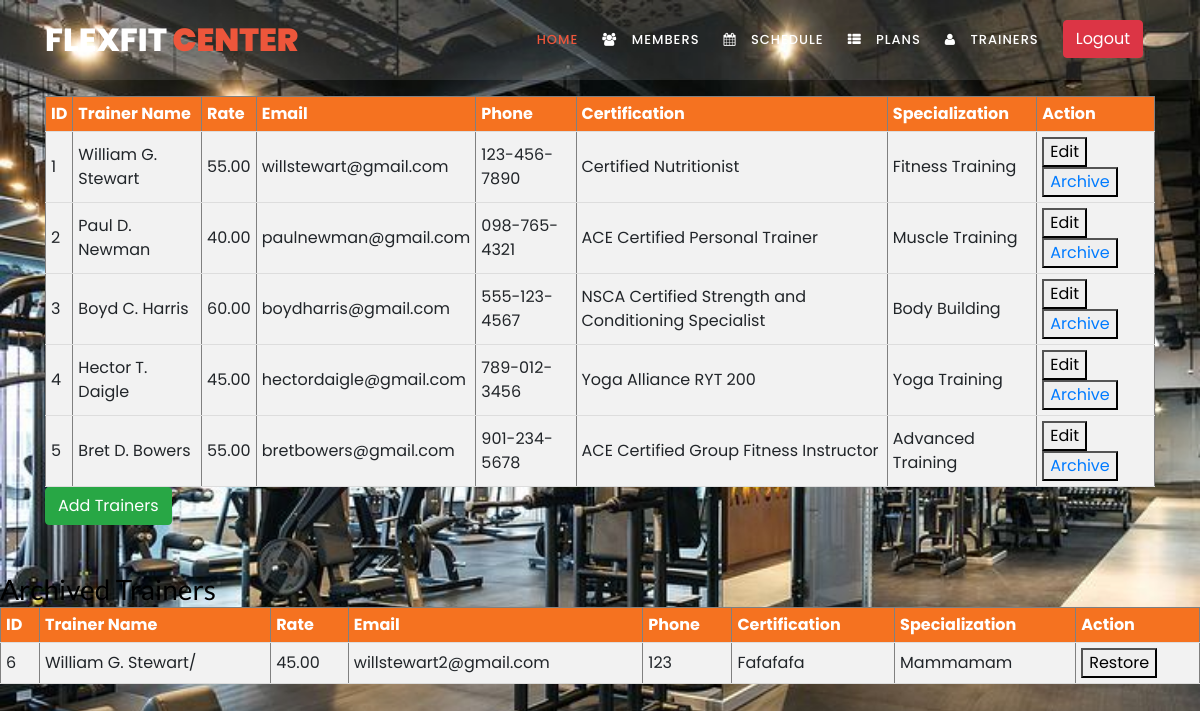
The app's page /trainer.php with its own data.
### tables this page shows
CREATE TABLE `trainers` (
  `id` int(11) NOT NULL,
  `name` varchar(100) NOT NULL,
  `rate` decimal(10,2) NOT NULL,
  `email` varchar(100) NOT NULL,
  `phone` varchar(20) NOT NULL,
  `certification` varchar(100) NOT NULL,
  `specialization` varchar(100) NOT NULL,
  `archived` tinyint(1) DEFAULT 0
);

### trainer.php (the view, shortened to what this page needs)
<?php
include 'conn.php';
?>
<!doctype html>
<html lang="en">
<head>
    <link rel="stylesheet" href="https://stackpath.bootstrapcdn.com/font-awesome/4.7.0/css/font-awesome.min.css">
    <link rel="stylesheet" href="assets/css/style.css">
    <link rel="stylesheet" href="assets/css/side.css">
    <link rel="stylesheet" type="text/css" href="assets/css/bootstrap.min.css">
    <link rel="stylesheet" type="text/css" href="assets/css/font-awesome.css">
    <link rel="stylesheet" href="assets/css/templatemo-training-studio.css">
</head>
<body>
    <header class="header-area header-sticky">
        <div class="container">
            <div class="row">
                <div class="col-12">
                    <nav class="main-nav">
                        <a href="index.html" class="logo">FlexFit<em> Center</em></a>
                        <ul class="nav">
                            <li class="scroll-to-section"><a href="dashboard.php?page=home" class="active">Home</a></li>
                            <li><a href="manage_member.php?page=members" class="nav-item nav-members"><span class='icon-field'><i class="fa fa-users"></i></span> Members</a></li>
                            <li><a href="schedule.php?page=schedule" class="nav-item nav-schedule"><span class='icon-field'><i class="fa fa-calendar"></i></span> Schedule</a></li>
                            <li><a href="plans.php?page=plans" class="nav-item nav-plans"><span class='icon-field'><i class="fa fa-th-list"></i></span> Plans</a></li>
                            <li><a href="trainer.php?page=trainer" class="nav-item nav-trainer"><span class='icon-field'><i class="fa fa-user"></i></span> Trainers</a></li>
                            <li>
                                <form method="post" action="logout.php" id="logout">
                                    <button type="button" class="btn btn-danger" onclick="confirmLogout()">Logout</button>
                                </form>
                            </li>
                        </ul>
                    </nav>
                </div>
            </div>
        </div>
    </header>
    <br><br><br><br>
    <div class="image-overlay header-text">
        <div class="container">
            <table border="1">
                <thead>
                    <tr>
                        <th>ID</th>
                        <th>Trainer Name</th>
                        <th>Rate</th>
                        <th>Email</th>
                        <th>Phone</th>
                        <th>Certification</th>
                        <th>Specialization</th>
                        <th>Action</th>
                    </tr>
                </thead>
                <tbody>
                    <?php
                    $query = $conn->query("SELECT * FROM trainers WHERE archived = 0");
                    while ($row = $query->fetch_assoc()):
                    ?>
                    <tr>
                        <td><?php echo $row['id']; ?></td>
                        <td><?php echo $row['name']; ?></td>
                        <td><?php echo $row['rate']; ?></td>
                        <td><?php echo $row['email']; ?></td>
                        <td><?php echo $row['phone']; ?></td>
                        <td><?php echo $row['certification']; ?></td>
                        <td><?php echo $row['specialization']; ?></td>
                        <td>
                            <button class="edit-btn" data-id="<?php echo $row['id']; ?>" data-toggle="modal" data-target="#edit-modal">Edit</button>
                            <button><a href="archive_train.php?id=<?php echo $row['id']; ?>" onclick="return confirm('Are you sure you want to archive this Trainer?')">Archive</a></button>
                        </td>
                    </tr>
                    <?php endwhile; ?>
                </tbody>
            </table>
            <button class="btn btn-success" data-toggle="modal" data-target="#add-modal">Add Trainers</button>
        </div>
    </div>
    <br><br>
    <h3>Archived Trainers</h3>
    <table border="1">
    <tr>
        <th>ID</th>
        <th>Trainer Name</th>
        <th>Rate</th>
        <th>Email</th>
        <th>Phone</th>
        <th>Certification</th>
        <th>Specialization</th>
        <th>Action</th>
    </tr>
    <?php
    $query = $conn->query("SELECT * FROM trainers WHERE archived = 1");
    while($row = $query->fetch_assoc()):
    ?>
    <tr>
        <td><?php echo $row['id']; ?></td>
        <td><?php echo $row['name']; ?></td>
        <td><?php echo $row['rate']; ?></td>
        <td><?php echo $row['email']; ?></td>
        <td><?php echo $row['phone']; ?></td>
        <td><?php echo $row['certification']; ?></td>
        <td><?php echo $row['specialization']; ?></td>
        <td>
            <button class="restore-btn" data-id="<?php echo $row['id']; ?>">Restore</button>
        </td>
    </tr>
    <?php endwhile; ?>
</table>
</body>
</html>

### assets/css/side.css (style rules this page uses)
.nav-item { margin-bottom: 10px; text-decoration: none; color: #fffdfd; font-size: 2em; display: flex; align-items: flex-start; }
.icon-field { margin-right: 10px; }

### assets/css/templatemo-training-studio.css (style rules this page uses)
html, body, div, span, applet, object, iframe, h1, h2, h3, h4, h5, h6, p, blockquote, div pre, a, abbr, acronym, address, big, cite, code, del, dfn, em, font, img, ins, kbd, q, s, samp, small, strike, strong, sub, sup, tt, var, b, u, i, center, dl, dt, dd, ol, ul, li, figure, header, nav, section, article, aside, footer, figcaption { margin: 0; padding: 0; border: 0; outline: 0; }
ul, li { padding: 0; margin: 0; list-style: none; }
header, nav, section, article, aside, footer, hgroup { display: block; }
* { box-sizing: border-box; }
html, body { font-family: 'Poppins', sans-serif; font-weight: 400; background-color: #fff; font-size: 16px; -ms-text-size-adjust: 100%; -webkit-font-smoothing: antialiased; -moz-osx-font-smoothing: grayscale; }
a { text-decoration: none !important; }
h1, h2, h3, h4, h5, h6 { margin-top: 0px; margin-bottom: 0px; }
ul { margin-bottom: 0px; }
html, body { background: #fff; font-family: 'Poppins', sans-serif; }
.header-area { position: absolute; top: 0px; left: 0px; right: 0px; z-index: 100; height: 80px; background: rgba(250,250,250,0.1); -webkit-transition: all .5s ease 0s; -moz-transition: all .5s ease 0s; -o-transition: all .5s ease 0s; transition: all .5s ease 0s; }
.header-area .main-nav { min-height: 80px; background: transparent; }
.header-area .main-nav .logo { line-height: 80px; color: #fff; font-size: 32px; font-weight: 800; text-transform: uppercase; float: left; -webkit-transition: all 0.3s ease 0s; -moz-transition: all 0.3s ease 0s; -o-transition: all 0.3s ease 0s; transition: all 0.3s ease 0s; }
.header-area .main-nav .logo em { font-style: normal; color: #ed563b; font-weight: 900; }
.header-area .main-nav .nav { float: right; margin-top: 27px; margin-right: 0px; background-color: transparent; -webkit-transition: all 0.3s ease 0s; -moz-transition: all 0.3s ease 0s; -o-transition: all 0.3s ease 0s; transition: all 0.3s ease 0s; position: relative; z-index: 999; }
.header-area .main-nav .nav li { padding-left: 20px; padding-right: 20px; }
.header-area .main-nav .nav li a { display: block; font-weight: 500; font-size: 13px; color: #7a7a7a; text-transform: uppercase; -webkit-transition: all 0.3s ease 0s; -moz-transition: all 0.3s ease 0s; -o-transition: all 0.3s ease 0s; transition: all 0.3s ease 0s; height: 40px; line-height: 40px; border: transparent; letter-spacing: 1px; }
.header-area .main-nav .nav li a { color: #fff; }
.header-area .main-nav .nav li:hover a, .header-area .main-nav .nav li a.active { color: #ed563b!important; opacity: 1; }
.header-area.header-sticky { min-height: 80px; }
.header-area.header-sticky .nav { margin-top: 20px !important; }
.header-area.header-sticky .nav li a.active { color: #ed563b; }
@media (max-width: 1200px) { .header-area .main-nav .nav li { padding-left: 12px; padding-right: 12px; } }
@media (max-width: 1200px) { .header-area .main-nav:before { display: none; } }
@media (min-width: 767px) { .header-area .main-nav .nav { display: flex !important; } }

### trainer.php (style rules this page uses)
html, body { background-image: url('assets/images/fitness.jpg'); background-size: cover; }
table { margin: auto; width: 100%; border-collapse: collapse; }
th, td { padding: 5px; text-align: left; border-bottom: 1px solid #ddd; }
th { background-color: #f57220; color: white; }
tr { background-color: #f2f2f2; }

### records on screen
trainers: id "1", name "William G. Stewart", rate "55.00", email "willstewart@gmail.com", phone "123-456-7890", certification "Certified Nutritionist", specialization "Fitness Training"
trainers: id "2", name "Paul D. Newman", rate "40.00", email "paulnewman@gmail.com", phone "098-765-4321", certification "ACE Certified Personal Trainer", specialization "Muscle Training"
trainers: id "3", name "Boyd C. Harris", rate "60.00", email "boydharris@gmail.com", phone "555-123-4567", certification "NSCA Certified Strength and Conditioning Specialist", specialization "Body Building"
trainers: id "4", name "Hector T. Daigle", rate "45.00", email "hectordaigle@gmail.com", phone "789-012-3456", certification "Yoga Alliance RYT 200", specialization "Yoga Training"
trainers: id "5", name "Bret D. Bowers", rate "55.00", email "bretbowers@gmail.com", phone "901-234-5678", certification "ACE Certified Group Fitness Instructor", specialization "Advanced Training"
trainers: id "6", name "William G. Stewart/", rate "45.00", email "willstewart2@gmail.com", phone "123", certification "Fafafafa", specialization "Mammamam"
